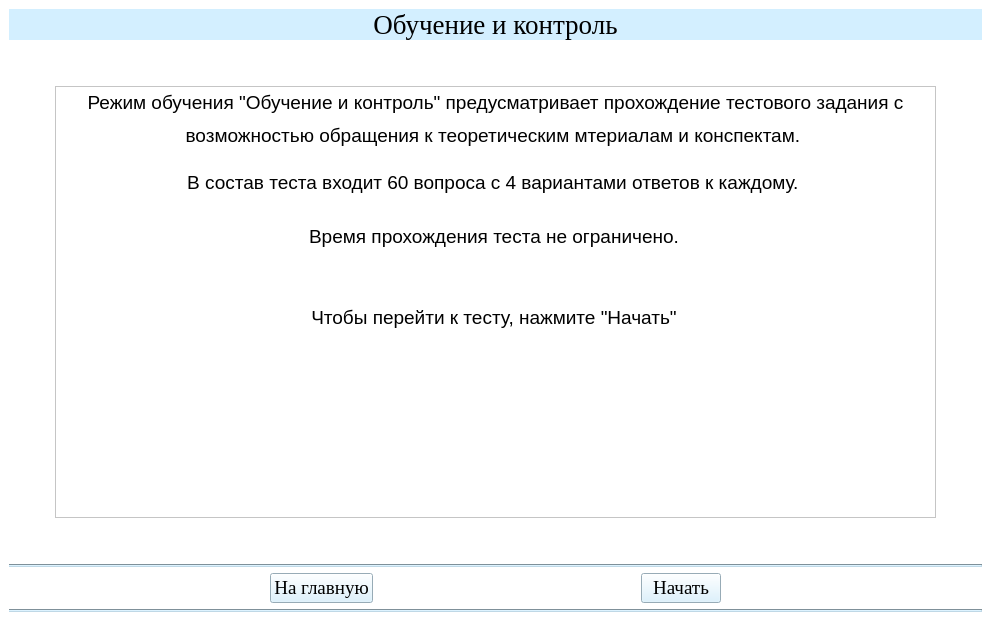
<?xml version="1.0" encoding="UTF-8"?>
<ui version="4.0">
 <class>TestPrompt0IIIWindow</class>
 <widget class="QMainWindow" name="TestPrompt0IIIWindow">
  <property name="geometry">
   <rect>
    <x>0</x>
    <y>0</y>
    <width>991</width>
    <height>643</height>
   </rect>
  </property>
  <property name="windowTitle">
   <string>АУК</string>
  </property>
  <property name="styleSheet">
   <string notr="true">background-color: rgb(255, 255, 255);</string>
  </property>
  <widget class="QWidget" name="centralwidget">
   <layout class="QGridLayout" name="gridLayout">
    <item row="1" column="0">
     <spacer name="horizontalSpacer_2">
      <property name="orientation">
       <enum>Qt::Horizontal</enum>
      </property>
      <property name="sizeType">
       <enum>QSizePolicy::Fixed</enum>
      </property>
      <property name="sizeHint" stdset="0">
       <size>
        <width>40</width>
        <height>20</height>
       </size>
      </property>
     </spacer>
    </item>
    <item row="3" column="0" colspan="3">
     <widget class="Line" name="line">
      <property name="styleSheet">
       <string notr="true">background-color: rgb(191, 216, 230);</string>
      </property>
      <property name="orientation">
       <enum>Qt::Horizontal</enum>
      </property>
     </widget>
    </item>
    <item row="0" column="0" colspan="3">
     <layout class="QVBoxLayout" name="verticalLayout">
      <item>
       <widget class="QLabel" name="label">
        <property name="font">
         <font>
          <family>Times New Roman</family>
          <pointsize>20</pointsize>
         </font>
        </property>
        <property name="styleSheet">
         <string notr="true">background-color: rgb(211, 239, 255);</string>
        </property>
        <property name="text">
         <string>Обучение и контроль</string>
        </property>
        <property name="alignment">
         <set>Qt::AlignCenter</set>
        </property>
       </widget>
      </item>
     </layout>
    </item>
    <item row="1" column="2">
     <spacer name="horizontalSpacer_5">
      <property name="orientation">
       <enum>Qt::Horizontal</enum>
      </property>
      <property name="sizeType">
       <enum>QSizePolicy::Fixed</enum>
      </property>
      <property name="sizeHint" stdset="0">
       <size>
        <width>40</width>
        <height>20</height>
       </size>
      </property>
     </spacer>
    </item>
    <item row="2" column="1">
     <spacer name="verticalSpacer">
      <property name="orientation">
       <enum>Qt::Vertical</enum>
      </property>
      <property name="sizeType">
       <enum>QSizePolicy::Fixed</enum>
      </property>
      <property name="sizeHint" stdset="0">
       <size>
        <width>20</width>
        <height>40</height>
       </size>
      </property>
     </spacer>
    </item>
    <item row="4" column="0" colspan="3">
     <layout class="QHBoxLayout" name="horizontalLayout">
      <item>
       <spacer name="horizontalSpacer">
        <property name="orientation">
         <enum>Qt::Horizontal</enum>
        </property>
        <property name="sizeHint" stdset="0">
         <size>
          <width>40</width>
          <height>20</height>
         </size>
        </property>
       </spacer>
      </item>
      <item>
       <widget class="QPushButton" name="btn_glavnaya_testprompt">
        <property name="font">
         <font>
          <family>Times New Roman</family>
          <pointsize>14</pointsize>
          <weight>50</weight>
          <bold>false</bold>
         </font>
        </property>
        <property name="styleSheet">
         <string notr="true">background-color: rgb(211, 239, 255);
color: rgb(0, 0, 0);</string>
        </property>
        <property name="text">
         <string>На главную</string>
        </property>
       </widget>
      </item>
      <item>
       <spacer name="horizontalSpacer_3">
        <property name="orientation">
         <enum>Qt::Horizontal</enum>
        </property>
        <property name="sizeHint" stdset="0">
         <size>
          <width>40</width>
          <height>20</height>
         </size>
        </property>
       </spacer>
      </item>
      <item>
       <widget class="QPushButton" name="btn_begin_testprompt">
        <property name="font">
         <font>
          <family>Times New Roman</family>
          <pointsize>14</pointsize>
          <weight>50</weight>
          <bold>false</bold>
         </font>
        </property>
        <property name="styleSheet">
         <string notr="true">background-color: rgb(211, 239, 255);
color: rgb(0, 0, 0);</string>
        </property>
        <property name="text">
         <string>Начать</string>
        </property>
       </widget>
      </item>
      <item>
       <spacer name="horizontalSpacer_4">
        <property name="orientation">
         <enum>Qt::Horizontal</enum>
        </property>
        <property name="sizeHint" stdset="0">
         <size>
          <width>40</width>
          <height>20</height>
         </size>
        </property>
       </spacer>
      </item>
     </layout>
    </item>
    <item row="1" column="1">
     <layout class="QVBoxLayout" name="verticalLayout_2">
      <item>
       <spacer name="verticalSpacer_2">
        <property name="orientation">
         <enum>Qt::Vertical</enum>
        </property>
        <property name="sizeType">
         <enum>QSizePolicy::Fixed</enum>
        </property>
        <property name="sizeHint" stdset="0">
         <size>
          <width>20</width>
          <height>40</height>
         </size>
        </property>
       </spacer>
      </item>
      <item>
       <widget class="QTextBrowser" name="textBrowser">
        <property name="html">
         <string>&lt;!DOCTYPE HTML PUBLIC &quot;-//W3C//DTD HTML 4.0//EN&quot; &quot;http://www.w3.org/TR/REC-html40/strict.dtd&quot;&gt;
&lt;html&gt;&lt;head&gt;&lt;meta name=&quot;qrichtext&quot; content=&quot;1&quot; /&gt;&lt;style type=&quot;text/css&quot;&gt;
p, li { white-space: pre-wrap; }
&lt;/style&gt;&lt;/head&gt;&lt;body style=&quot; font-family:'MS Shell Dlg 2'; font-size:8.25pt; font-weight:400; font-style:normal;&quot;&gt;
&lt;p align=&quot;center&quot; style=&quot; margin-top:12px; margin-bottom:0px; margin-left:0px; margin-right:0px; -qt-block-indent:0; text-indent:0px; line-height:150%;&quot;&gt;&lt;span style=&quot; font-family:'Times New Roman,serif,serif'; font-size:14pt; color:#000000;&quot;&gt;Режим обучения &amp;quot;Обучение и контроль&amp;quot; предусматривает прохождение тестового задания с возможностью обращения к теоретическим мтериалам и конспектам. &lt;/span&gt;&lt;/p&gt;
&lt;p align=&quot;center&quot; style=&quot; margin-top:12px; margin-bottom:0px; margin-left:0px; margin-right:0px; -qt-block-indent:0; text-indent:0px; line-height:150%;&quot;&gt;&lt;span style=&quot; font-family:'Times New Roman,serif,serif'; font-size:14pt; color:#000000;&quot;&gt;В состав теста входит 60 вопроса с 4 вариантами ответов к каждому. &lt;/span&gt;&lt;/p&gt;
&lt;p align=&quot;center&quot; style=&quot; margin-top:0px; margin-bottom:0px; margin-left:0px; margin-right:0px; -qt-block-indent:0; text-indent:0px; line-height:150%;&quot;&gt;&lt;span style=&quot; font-size:8pt;&quot;&gt; &lt;/span&gt;&lt;/p&gt;
&lt;p align=&quot;center&quot; style=&quot; margin-top:0px; margin-bottom:0px; margin-left:0px; margin-right:0px; -qt-block-indent:0; text-indent:0px; line-height:150%;&quot;&gt;&lt;span style=&quot; font-family:'Times New Roman,serif,serif'; font-size:14pt; color:#000000;&quot;&gt;Время прохождения теста не ограничено.&lt;/span&gt;&lt;span style=&quot; font-size:8pt;&quot;&gt; &lt;/span&gt;&lt;/p&gt;
&lt;p align=&quot;center&quot; style=&quot; margin-top:0px; margin-bottom:0px; margin-left:0px; margin-right:0px; -qt-block-indent:0; text-indent:0px; line-height:150%;&quot;&gt;&lt;span style=&quot; font-family:'Times New Roman,serif'; font-size:14pt;&quot;&gt; &lt;/span&gt;&lt;span style=&quot; font-size:8pt;&quot;&gt; &lt;/span&gt;&lt;/p&gt;
&lt;p align=&quot;center&quot; style=&quot; margin-top:12px; margin-bottom:12px; margin-left:0px; margin-right:0px; -qt-block-indent:0; text-indent:0px; line-height:150%;&quot;&gt;&lt;span style=&quot; font-family:'Times New Roman,serif'; font-size:14pt;&quot;&gt;Чтобы перейти к тесту, нажмите &amp;quot;Начать&amp;quot;&lt;/span&gt;&lt;span style=&quot; font-size:8pt;&quot;&gt; &lt;/span&gt;&lt;/p&gt;&lt;/body&gt;&lt;/html&gt;</string>
        </property>
       </widget>
      </item>
     </layout>
    </item>
    <item row="5" column="0" colspan="3">
     <widget class="Line" name="line_2">
      <property name="styleSheet">
       <string notr="true">background-color: rgb(191, 216, 230);</string>
      </property>
      <property name="orientation">
       <enum>Qt::Horizontal</enum>
      </property>
     </widget>
    </item>
   </layout>
  </widget>
  <widget class="QStatusBar" name="statusbar"/>
 </widget>
 <resources/>
 <connections/>
</ui>
